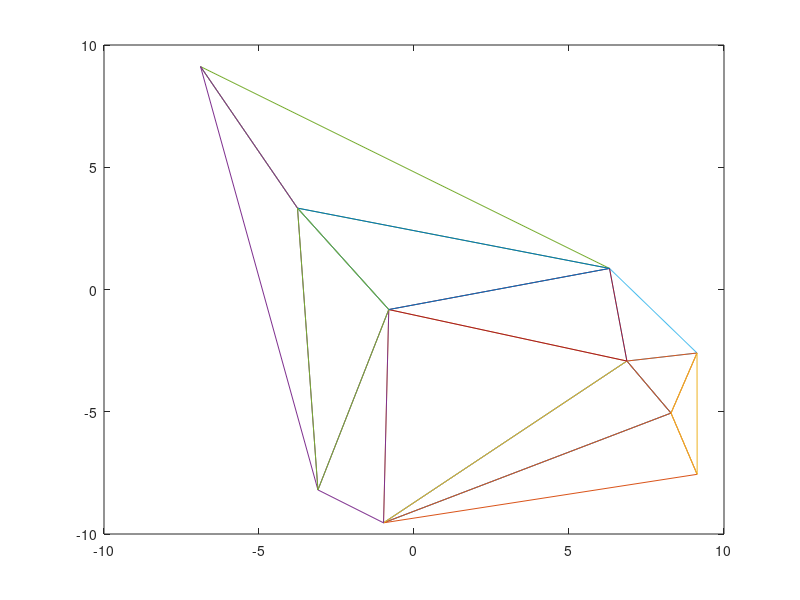

The MATLAB script that drew this image: (Note: this script raises an error after producing the figure.)
% This program can generate a delaunay triangulation and convert it to a
% format like that on the Manifold Page. With that, we could try and
% validate our C++ code or other things. This is for an UNWEIGHTED delaunay
% triangulation. Weights can be added in C++. 

r = 10; %Number of vertices. 
global X; global Y; global TRI;
X = -10 + 20*rand(r,1);
Y = -10 + 20*rand(r,1);

TRI = delaunay(X,Y);%Produces a list of faces by vertices

%Sort vertices in ascending order
for i = 1:size(TRI,1)
    TRI(i,1:3) = sort(TRI(i,1:3));
end

%Organized rows by index in ascending order. 
TRI = sortrows(TRI) 

%Draw initial triangulation
for i = 1:size(TRI,1)
    K = [TRI(i,1) TRI(i,2) TRI(i,3) TRI(i,1)];
    plot(X(K),Y(K))
    hold on;
end

%Create files to store data in. 
filename = 'c:\Dev-Cpp\geocam\Triangulations\MATLABTRI2.txt';
filenamE = 'c:\Dev-Cpp\geocam\Triangulations\EdgeLengths.txt';
filenamD = 'c:\Dev-Cpp\geocam\Triangulations\Degrees.txt';
fid = fopen(filename, 'w');
fid2 = fopen(filenamE, 'w');
fid3 = fopen(filenamD, 'w');

%Produce the triangulation format

fprintf(fid,'generated triangulation =[');
for u = 1:size(TRI,1)
    fprintf(fid, '[');
    fprintf(fid, '%i', TRI(u,1));
    fprintf(fid, ',');
    fprintf(fid, '%i', TRI(u,2));
    fprintf(fid, ',');
    fprintf(fid, '%i', TRI(u,3));
    fprintf(fid, ']');
    if u ~= size(TRI,1)
        fprintf(fid,',');
    end
end
fprintf(fid, ']');

%Produce edge lengths for Statistics

%first, create a list array of edges by their vertices
A = combntns(TRI(1,1:3),2);
for i = 2:size(TRI,1)
    B = combntns(TRI(i,1:3),2);
    for k = 1:3
        dup = 1; 
        for j = 1:size(A,1)
            if((B(k,1) == A(j,1)) && (B(k,2) == A(j,2)))
                dup = 0;
            end
        end
        if(dup)
            A = [A; B(k,:)];
        end
    end
end

len = [];
for k = 1:size(A,1)
    i = A(k,1); j = A(k,2);
    len = [len ; (sqrt((X(i) - X(j))^2 + (Y(i) - Y(j))^2))];
    A(k,:);
end

fprintf(fid2, '%.6G ', len);

%Produce number of Degrees for Statistics

K = max(max(TRI));

for i = 1:K 
    sum = [];
    for k = 1:size(TRI,1)
        B = TRI(k,1:3);
        if (i == B(1) || i == B(2) ||i == B(3))
            A = combntns((TRI(k,1:3)),2);
            for j = 1:3
                if (i ~= A(j,1) && i ~= A(j,2))
                    sum = [sum A(j,1) A(j,2)];
                end
            end
        end
    end
    sum = unique(sum);
    fprintf(fid3, '%2i ', size(sum,2));
end



